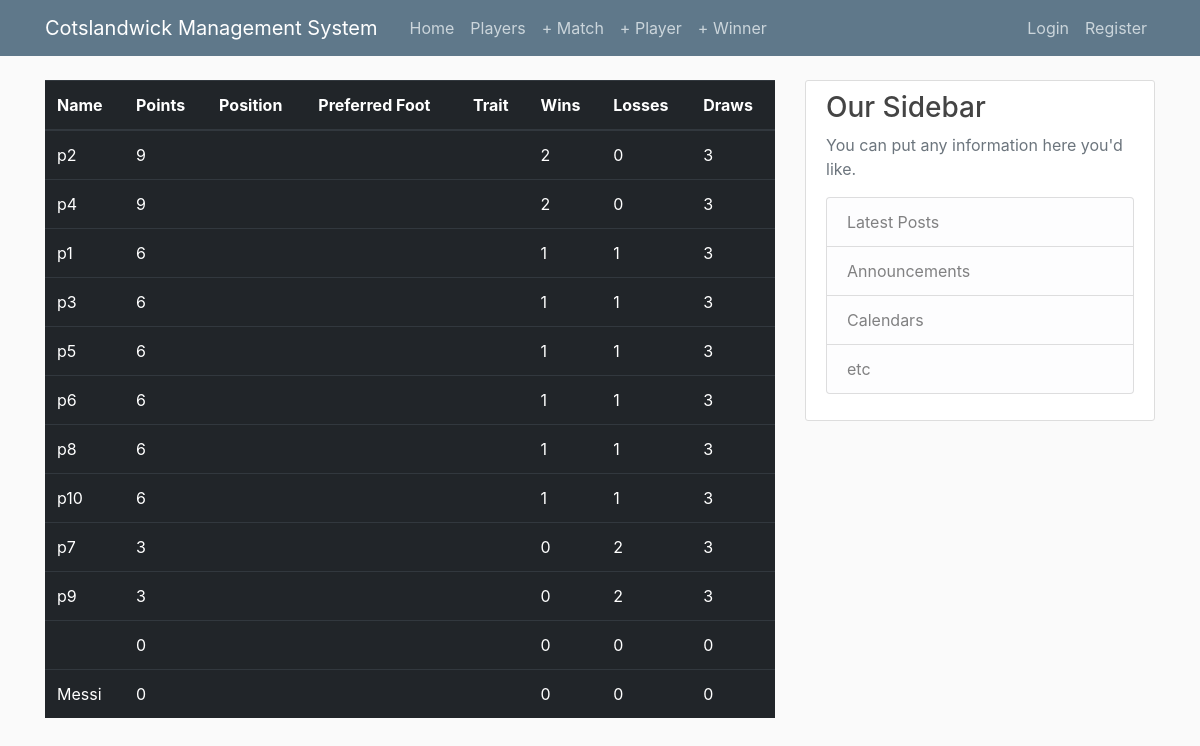
Screenshot of /players/ with the database file from the repository.
### manager/models.py (models this page shows, shortened)
class Player(models.Model):
    name = models.CharField(max_length=50, unique=True)
    points = models.IntegerField(default=0)

### manager/views.py (the view)
# urls.py: path('players/', views.players, name='manager-players'),
def players(request):
    players = Player.objects.all().order_by('-points')
    won = Match.objects.filter(won=True)
    lost = Match.objects.filter(won=False)
    tie = Match.objects.filter(won=None)
    player_stats = []
    for player in players:
        print(player.name)
        won_matches = len(won.filter(player__name=player.name))
        lost_matches = len(lost.filter(player__name=player.name))
        tie_matches = len(tie.filter(player__name=player.name))
        points = won_matches * 3 + tie_matches
        player_stats.append([player.name, won_matches, tie_matches, lost_matches, points])
    content = {
        'player_stats': player_stats
    }
    return render(request, 'manager/players.html', content)

### manager/templates/manager/players.html
{% extends "manager/base.html" %}
{% block content %}
<table class="table table-dark">
  <thead>
    <tr>
      <th scope="col">Name</th>
      <th scope="col">Points</th>
      <th scope="col">Position</th>
      <th scope="col">Preferred Foot</th>
      <th scope="col">Trait</th>
      <th scope="col">Wins</th>
      <th scope="col">Losses</th>
      <th scope="col">Draws</th>
    </tr>
  </thead>
  <tbody>
   {% for i in player_stats %}
    <tr>
      <td>{{i.0}}</td>
      <td>{{i.4}}</td>
      <td></td>
      <td></td>
      <td></td>
      <td>{{i.1}}</td>
      <td>{{i.3}}</td>
      <td>{{i.2}}</td>
    </tr>
    {% endfor %}
  </tbody>
</table>
{% endblock content %}

### manager/templates/manager/base.html (shortened to what this page needs)
{% load static %}
<!DOCTYPE html>
<html>
<head>
    <header class="site-header">
    <link rel="stylesheet" href="https://maxcdn.bootstrapcdn.com/bootstrap/4.0.0/css/bootstrap.min.css">
    <link rel="stylesheet" href="https://cdnjs.cloudflare.com/ajax/libs/tempusdominus-bootstrap-4/5.0.1/css/tempusdominus-bootstrap-4.min.css" />
    <link rel="stylesheet" type="text/css" href="{% static 'manager/main.css' %}">
</head>
<body>
    <header class="site-header">
      <nav class="navbar navbar-expand-md navbar-dark bg-steel fixed-top">
        <div class="container">
          <a class="navbar-brand mr-4" href="{% url 'manager-home' %}">Cotslandwick Management System</a>
          <div class="collapse navbar-collapse" id="navbarToggle">
            <div class="navbar-nav mr-auto">
              <a class="nav-item nav-link" href="{% url 'manager-home' %}">Home</a>
              <a class="nav-item nav-link" href="{% url 'manager-players' %}">Players</a>
              <a class="nav-item nav-link" href="{% url 'new_match' %}">+ Match</a>
              <a class="nav-item nav-link" href="{% url 'new_player' %}">+ Player</a>
              <a class="nav-item nav-link" href="{% url 'winner' %}">+ Winner</a>
            </div>
            <div class="navbar-nav">
              {% if user.is_staff %}
                <a class="nav-item nav-link" href="{% url 'profile' %}">Profile</a>
                <a class="nav-item nav-link" href="{% url 'logout' %}">Logout</a>
                <a class="nav-item nav-link" href="{% url 'results-create' %}">Record Result</a>
              {% elif  user.is_authenticated  %}
                <a class="nav-item nav-link" href="{% url 'profile' %}">Profile</a>
                <a class="nav-item nav-link" href="{% url 'logout' %}">Logout</a>
              {% else %}
                <a class="nav-item nav-link" href="{% url 'login' %}">Login</a>
                <a class="nav-item nav-link" href="{% url 'register' %}">Register</a>
              {% endif %}
            </div>
          </div>
        </div>
      </nav>
    </header>
    <main role="main" class="container">
      <div class="row">
        <div class="col-md-8">
          {% block content %}{% endblock %}
        </div>
        <div class="col-md-4">
          <div class="content-section">
            <h3>Our Sidebar</h3>
            <p class='text-muted'>You can put any information here you'd like.
              <ul class="list-group">
                <li class="list-group-item list-group-item-light">Latest Posts</li>
                <li class="list-group-item list-group-item-light">Announcements</li>
                <li class="list-group-item list-group-item-light">Calendars</li>
                <li class="list-group-item list-group-item-light">etc</li>
              </ul>
            </p>
          </div>
        </div>
      </div>
    </main>
</body>
</html>

### manager/static/manager/main.css (style rules this page uses)
body { background: #fafafa; color: #333333; margin-top: 5rem; }
h1, h2, h3, h4, h5, h6 { color: #444444; }
ul { margin: 0; }
.bg-steel { background-color: #5f788a; }
.site-header .navbar-nav .nav-link { color: #cbd5db; }
.content-section { background: #ffffff; padding: 10px 20px; border: 1px solid #dddddd; border-radius: 3px; margin-bottom: 20px; }

### rows the page displays
Player: name "p2"
Player: name "p4"
Player: name "p1"
Player: name "p3"
Player: name "p5"
Player: name "p6"
Player: name "p8"
Player: name "p10"
Player: name "p7"
Player: name "p9"
Player: name "Messi"

### other values shown
{{ i.4 }} "9" "9" "6" "6" "6" "6" "6" "6" "3" "3" "0" "0"
{{ i.1 }} "2" "2" "1" "1" "1" "1" "1" "1" "0" "0" "0" "0"
{{ i.3 }} "0" "0" "1" "1" "1" "1" "1" "1" "2" "2" "0" "0"
{{ i.2 }} "3" "3" "3" "3" "3" "3" "3" "3" "3" "3" "0" "0"
